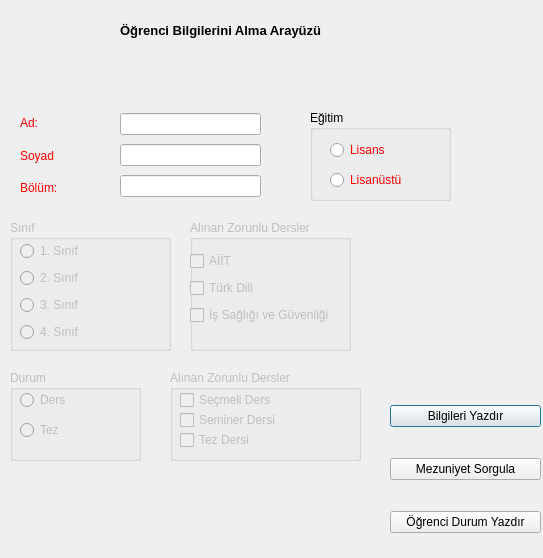
<?xml version="1.0" encoding="UTF-8"?>
<ui version="4.0">
 <class>Dialog</class>
 <widget class="QDialog" name="Dialog">
  <property name="geometry">
   <rect>
    <x>0</x>
    <y>0</y>
    <width>543</width>
    <height>558</height>
   </rect>
  </property>
  <property name="windowTitle">
   <string>Dialog</string>
  </property>
  <widget class="QLabel" name="label">
   <property name="geometry">
    <rect>
     <x>120</x>
     <y>10</y>
     <width>301</width>
     <height>41</height>
    </rect>
   </property>
   <property name="font">
    <font>
     <pointsize>10</pointsize>
     <weight>75</weight>
     <bold>true</bold>
    </font>
   </property>
   <property name="text">
    <string>Öğrenci Bilgilerini Alma Arayüzü</string>
   </property>
  </widget>
  <widget class="QGroupBox" name="grpEgitim">
   <property name="geometry">
    <rect>
     <x>310</x>
     <y>110</y>
     <width>141</width>
     <height>91</height>
    </rect>
   </property>
   <property name="title">
    <string>Eğitim</string>
   </property>
   <widget class="QRadioButton" name="rdBtnLisans">
    <property name="geometry">
     <rect>
      <x>20</x>
      <y>30</y>
      <width>95</width>
      <height>20</height>
     </rect>
    </property>
    <property name="palette">
     <palette>
      <active>
       <colorrole role="WindowText">
        <brush brushstyle="SolidPattern">
         <color alpha="255">
          <red>255</red>
          <green>0</green>
          <blue>0</blue>
         </color>
        </brush>
       </colorrole>
      </active>
      <inactive>
       <colorrole role="WindowText">
        <brush brushstyle="SolidPattern">
         <color alpha="255">
          <red>255</red>
          <green>0</green>
          <blue>0</blue>
         </color>
        </brush>
       </colorrole>
      </inactive>
      <disabled>
       <colorrole role="WindowText">
        <brush brushstyle="SolidPattern">
         <color alpha="255">
          <red>120</red>
          <green>120</green>
          <blue>120</blue>
         </color>
        </brush>
       </colorrole>
      </disabled>
     </palette>
    </property>
    <property name="text">
     <string>Lisans</string>
    </property>
   </widget>
   <widget class="QRadioButton" name="rdBtnLisanustu">
    <property name="geometry">
     <rect>
      <x>20</x>
      <y>60</y>
      <width>95</width>
      <height>20</height>
     </rect>
    </property>
    <property name="palette">
     <palette>
      <active>
       <colorrole role="WindowText">
        <brush brushstyle="SolidPattern">
         <color alpha="255">
          <red>255</red>
          <green>0</green>
          <blue>0</blue>
         </color>
        </brush>
       </colorrole>
      </active>
      <inactive>
       <colorrole role="WindowText">
        <brush brushstyle="SolidPattern">
         <color alpha="255">
          <red>255</red>
          <green>0</green>
          <blue>0</blue>
         </color>
        </brush>
       </colorrole>
      </inactive>
      <disabled>
       <colorrole role="WindowText">
        <brush brushstyle="SolidPattern">
         <color alpha="255">
          <red>120</red>
          <green>120</green>
          <blue>120</blue>
         </color>
        </brush>
       </colorrole>
      </disabled>
     </palette>
    </property>
    <property name="text">
     <string>Lisanüstü</string>
    </property>
   </widget>
  </widget>
  <widget class="QGroupBox" name="grpSinif">
   <property name="enabled">
    <bool>false</bool>
   </property>
   <property name="geometry">
    <rect>
     <x>10</x>
     <y>220</y>
     <width>161</width>
     <height>131</height>
    </rect>
   </property>
   <property name="title">
    <string>Sınıf</string>
   </property>
   <widget class="QWidget" name="">
    <property name="geometry">
     <rect>
      <x>10</x>
      <y>20</y>
      <width>101</width>
      <height>103</height>
     </rect>
    </property>
    <layout class="QVBoxLayout" name="verticalLayout_4">
     <item>
      <widget class="QRadioButton" name="rdbtnSinif1">
       <property name="text">
        <string>1. Sınıf</string>
       </property>
      </widget>
     </item>
     <item>
      <widget class="QRadioButton" name="rdbtnSinif2">
       <property name="text">
        <string>2. Sınıf</string>
       </property>
      </widget>
     </item>
     <item>
      <widget class="QRadioButton" name="rdbtnSinif3">
       <property name="text">
        <string>3. Sınıf</string>
       </property>
      </widget>
     </item>
     <item>
      <widget class="QRadioButton" name="rdbtnSinif4">
       <property name="text">
        <string>4. Sınıf</string>
       </property>
      </widget>
     </item>
    </layout>
   </widget>
  </widget>
  <widget class="QGroupBox" name="grpDerslerLisans">
   <property name="enabled">
    <bool>false</bool>
   </property>
   <property name="geometry">
    <rect>
     <x>190</x>
     <y>220</y>
     <width>161</width>
     <height>131</height>
    </rect>
   </property>
   <property name="title">
    <string>Alınan Zorunlu Dersler</string>
   </property>
   <widget class="QWidget" name="">
    <property name="geometry">
     <rect>
      <x>0</x>
      <y>30</y>
      <width>153</width>
      <height>76</height>
     </rect>
    </property>
    <layout class="QVBoxLayout" name="verticalLayout_3">
     <item>
      <widget class="QCheckBox" name="cbDersAIIT">
       <property name="text">
        <string>AİİT</string>
       </property>
      </widget>
     </item>
     <item>
      <widget class="QCheckBox" name="cbTurkDiliDers">
       <property name="text">
        <string>Türk Dili</string>
       </property>
      </widget>
     </item>
     <item>
      <widget class="QCheckBox" name="cbISGDers">
       <property name="text">
        <string>İş Sağlığı ve Güvenliği</string>
       </property>
      </widget>
     </item>
    </layout>
   </widget>
  </widget>
  <widget class="QGroupBox" name="grpDurum">
   <property name="enabled">
    <bool>false</bool>
   </property>
   <property name="geometry">
    <rect>
     <x>10</x>
     <y>370</y>
     <width>131</width>
     <height>91</height>
    </rect>
   </property>
   <property name="title">
    <string>Durum</string>
   </property>
   <widget class="QRadioButton" name="rdbtnDers">
    <property name="geometry">
     <rect>
      <x>10</x>
      <y>20</y>
      <width>95</width>
      <height>20</height>
     </rect>
    </property>
    <property name="text">
     <string>Ders</string>
    </property>
   </widget>
   <widget class="QRadioButton" name="rdbtnTez">
    <property name="geometry">
     <rect>
      <x>10</x>
      <y>50</y>
      <width>95</width>
      <height>20</height>
     </rect>
    </property>
    <property name="text">
     <string>Tez</string>
    </property>
   </widget>
  </widget>
  <widget class="QGroupBox" name="grpDerslerLUstu">
   <property name="enabled">
    <bool>false</bool>
   </property>
   <property name="geometry">
    <rect>
     <x>170</x>
     <y>370</y>
     <width>191</width>
     <height>91</height>
    </rect>
   </property>
   <property name="title">
    <string>Alınan Zorunlu Dersler</string>
   </property>
   <widget class="QCheckBox" name="cbSecmeliDers">
    <property name="geometry">
     <rect>
      <x>10</x>
      <y>20</y>
      <width>121</width>
      <height>20</height>
     </rect>
    </property>
    <property name="text">
     <string>Seçmeli Ders</string>
    </property>
   </widget>
   <widget class="QCheckBox" name="cbSeminerDersi">
    <property name="geometry">
     <rect>
      <x>10</x>
      <y>40</y>
      <width>131</width>
      <height>20</height>
     </rect>
    </property>
    <property name="text">
     <string>Seminer Dersi</string>
    </property>
   </widget>
   <widget class="QCheckBox" name="cbTeDersi">
    <property name="geometry">
     <rect>
      <x>10</x>
      <y>60</y>
      <width>111</width>
      <height>20</height>
     </rect>
    </property>
    <property name="text">
     <string>Tez Dersi</string>
    </property>
   </widget>
  </widget>
  <widget class="QWidget" name="">
   <property name="geometry">
    <rect>
     <x>20</x>
     <y>110</y>
     <width>81</width>
     <height>91</height>
    </rect>
   </property>
   <layout class="QVBoxLayout" name="verticalLayout">
    <item>
     <widget class="QLabel" name="label_2">
      <property name="palette">
       <palette>
        <active>
         <colorrole role="WindowText">
          <brush brushstyle="SolidPattern">
           <color alpha="255">
            <red>255</red>
            <green>0</green>
            <blue>0</blue>
           </color>
          </brush>
         </colorrole>
         <colorrole role="Text">
          <brush brushstyle="SolidPattern">
           <color alpha="255">
            <red>0</red>
            <green>0</green>
            <blue>0</blue>
           </color>
          </brush>
         </colorrole>
         <colorrole role="PlaceholderText">
          <brush brushstyle="SolidPattern">
           <color alpha="128">
            <red>255</red>
            <green>0</green>
            <blue>0</blue>
           </color>
          </brush>
         </colorrole>
        </active>
        <inactive>
         <colorrole role="WindowText">
          <brush brushstyle="SolidPattern">
           <color alpha="255">
            <red>255</red>
            <green>0</green>
            <blue>0</blue>
           </color>
          </brush>
         </colorrole>
         <colorrole role="Text">
          <brush brushstyle="SolidPattern">
           <color alpha="255">
            <red>0</red>
            <green>0</green>
            <blue>0</blue>
           </color>
          </brush>
         </colorrole>
         <colorrole role="PlaceholderText">
          <brush brushstyle="SolidPattern">
           <color alpha="128">
            <red>255</red>
            <green>0</green>
            <blue>0</blue>
           </color>
          </brush>
         </colorrole>
        </inactive>
        <disabled>
         <colorrole role="WindowText">
          <brush brushstyle="SolidPattern">
           <color alpha="255">
            <red>120</red>
            <green>120</green>
            <blue>120</blue>
           </color>
          </brush>
         </colorrole>
         <colorrole role="Text">
          <brush brushstyle="SolidPattern">
           <color alpha="255">
            <red>120</red>
            <green>120</green>
            <blue>120</blue>
           </color>
          </brush>
         </colorrole>
         <colorrole role="PlaceholderText">
          <brush brushstyle="SolidPattern">
           <color alpha="128">
            <red>0</red>
            <green>0</green>
            <blue>0</blue>
           </color>
          </brush>
         </colorrole>
        </disabled>
       </palette>
      </property>
      <property name="text">
       <string>Ad:</string>
      </property>
     </widget>
    </item>
    <item>
     <widget class="QLabel" name="label_3">
      <property name="palette">
       <palette>
        <active>
         <colorrole role="WindowText">
          <brush brushstyle="SolidPattern">
           <color alpha="255">
            <red>255</red>
            <green>0</green>
            <blue>0</blue>
           </color>
          </brush>
         </colorrole>
         <colorrole role="Text">
          <brush brushstyle="SolidPattern">
           <color alpha="255">
            <red>0</red>
            <green>0</green>
            <blue>0</blue>
           </color>
          </brush>
         </colorrole>
         <colorrole role="PlaceholderText">
          <brush brushstyle="SolidPattern">
           <color alpha="128">
            <red>0</red>
            <green>0</green>
            <blue>0</blue>
           </color>
          </brush>
         </colorrole>
        </active>
        <inactive>
         <colorrole role="WindowText">
          <brush brushstyle="SolidPattern">
           <color alpha="255">
            <red>255</red>
            <green>0</green>
            <blue>0</blue>
           </color>
          </brush>
         </colorrole>
         <colorrole role="Text">
          <brush brushstyle="SolidPattern">
           <color alpha="255">
            <red>0</red>
            <green>0</green>
            <blue>0</blue>
           </color>
          </brush>
         </colorrole>
         <colorrole role="PlaceholderText">
          <brush brushstyle="SolidPattern">
           <color alpha="128">
            <red>0</red>
            <green>0</green>
            <blue>0</blue>
           </color>
          </brush>
         </colorrole>
        </inactive>
        <disabled>
         <colorrole role="WindowText">
          <brush brushstyle="SolidPattern">
           <color alpha="255">
            <red>120</red>
            <green>120</green>
            <blue>120</blue>
           </color>
          </brush>
         </colorrole>
         <colorrole role="Text">
          <brush brushstyle="SolidPattern">
           <color alpha="255">
            <red>120</red>
            <green>120</green>
            <blue>120</blue>
           </color>
          </brush>
         </colorrole>
         <colorrole role="PlaceholderText">
          <brush brushstyle="SolidPattern">
           <color alpha="128">
            <red>0</red>
            <green>0</green>
            <blue>0</blue>
           </color>
          </brush>
         </colorrole>
        </disabled>
       </palette>
      </property>
      <property name="text">
       <string>Soyad</string>
      </property>
     </widget>
    </item>
    <item>
     <widget class="QLabel" name="label_4">
      <property name="palette">
       <palette>
        <active>
         <colorrole role="WindowText">
          <brush brushstyle="SolidPattern">
           <color alpha="255">
            <red>255</red>
            <green>0</green>
            <blue>0</blue>
           </color>
          </brush>
         </colorrole>
        </active>
        <inactive>
         <colorrole role="WindowText">
          <brush brushstyle="SolidPattern">
           <color alpha="255">
            <red>255</red>
            <green>0</green>
            <blue>0</blue>
           </color>
          </brush>
         </colorrole>
        </inactive>
        <disabled>
         <colorrole role="WindowText">
          <brush brushstyle="SolidPattern">
           <color alpha="255">
            <red>120</red>
            <green>120</green>
            <blue>120</blue>
           </color>
          </brush>
         </colorrole>
        </disabled>
       </palette>
      </property>
      <property name="text">
       <string>Bölüm:</string>
      </property>
     </widget>
    </item>
   </layout>
  </widget>
  <widget class="QWidget" name="">
   <property name="geometry">
    <rect>
     <x>120</x>
     <y>110</y>
     <width>141</width>
     <height>91</height>
    </rect>
   </property>
   <layout class="QVBoxLayout" name="verticalLayout_2">
    <item>
     <widget class="QLineEdit" name="lneditName"/>
    </item>
    <item>
     <widget class="QLineEdit" name="lneditSurname"/>
    </item>
    <item>
     <widget class="QLineEdit" name="lneditDepartment"/>
    </item>
   </layout>
  </widget>
  <widget class="QWidget" name="">
   <property name="geometry">
    <rect>
     <x>390</x>
     <y>380</y>
     <width>151</width>
     <height>181</height>
    </rect>
   </property>
   <layout class="QVBoxLayout" name="verticalLayout_5">
    <item>
     <widget class="QPushButton" name="btnYazdir">
      <property name="text">
       <string>Bilgileri Yazdır</string>
      </property>
     </widget>
    </item>
    <item>
     <widget class="QPushButton" name="btnSorgula">
      <property name="text">
       <string>Mezuniyet Sorgula</string>
      </property>
     </widget>
    </item>
    <item>
     <widget class="QPushButton" name="btnDurumYazdir">
      <property name="text">
       <string>Öğrenci Durum Yazdır</string>
      </property>
     </widget>
    </item>
   </layout>
  </widget>
 </widget>
 <resources/>
 <connections/>
</ui>
